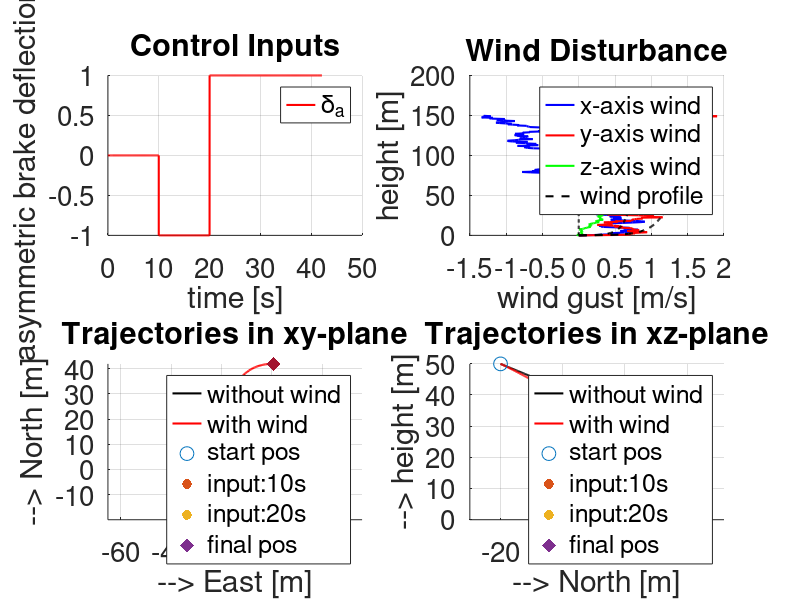

Recreate this plot in MATLAB.
subplot(2,2,1)
times1 = load('data.mat','times').times;
da = load('data.mat','das').das;
hold on
plot(times1, da,'r','linewidth',1.5);
set(gca,'FontSize',20)
xlabel('time [s]')
ylabel('asymmetric brake deflection \delta_{a}')
title('Control Inputs')
legend('\delta_{a}')
grid on


subplot(2,2,2)
hold on
delta_ws = load('data.mat', 'delta_ws').delta_ws;
heights = load('data.mat', 'heights').heights;
wind_profile_hat = load('data.mat', 'wind_profile_hat').wind_profile_hat;
wind_truth = delta_ws + wind_profile_hat;
plot(wind_truth(1,:), heights,'b','linewidth',1.5);
plot(wind_truth(2,:), heights,'r','linewidth',1.5);
plot(wind_truth(3,:), heights,'g','linewidth',1.5);
plot(wind_profile_hat(1,:), heights,'k--','linewidth',1.5);
plot(wind_profile_hat(2,:), heights,'k--','linewidth',1.5);
plot(wind_profile_hat(3,:), heights,'k--','linewidth',1.5);
set(gca,'FontSize',20);
xlabel('wind gust [m/s]') 
ylabel('height [m]') 
legend('x-axis wind', 'y-axis wind', 'z-axis wind', 'wind profile')
title('Wind Disturbance')
grid on


subplot(2,2,3)
hold on
pos1 = load('data.mat', 'pos').pos;
times1 = load('data.mat', 'times').times;
P10_1 = find(times1>10);
p10_1 = P10_1(1);
P20_1 = find(times1>20);
p20_1 = P20_1(1);
plot(pos1(:,2), pos1(:,1),'k','linewidth',1.5);

pos2 = load('data2.mat', 'pos').pos;
times2 = load('data2.mat', 'times').times;
P10_2 = find(times2>10);
p10_2 = P10_2(1);
P20_2 = find(times2>20);
p20_2 = P20_2(1);
plot(pos2(:,2), pos2(:,1),'r','linewidth',1.5);

scatter(pos1(1,2), pos1(1,1), 100,'black')
scatter(pos1(p10_1,2), pos1(p10_1,1), 50,'blue','filled')
scatter(pos1(p20_1,2), pos1(p20_1,1), 50,'green','filled')
scatter(pos1(end,2), pos1(end,1), 100,'black','d','filled')
scatter(pos2(p10_2,2), pos2(p10_2,1), 50,'blue','filled')
scatter(pos2(p20_2,2), pos2(p20_2,1), 50,'green','filled')
scatter(pos2(end,2), pos2(end,1), 100,'red','d','filled')

set(gca,'FontSize',20)
xlabel('--> East [m]')
ylabel('--> North [m]')
title('Trajectories in xy-plane')
legend('without wind', 'with wind','start pos','input:10s','input:20s','final pos')
grid on
axis equal

subplot(2,2,4)
hold on

plot(pos1(:,1), -pos1(:,3),'k','linewidth',1.5);
plot(pos2(:,1), -pos2(:,3),'r','linewidth',1.5);

scatter(pos1(1,1), -pos1(1,3), 100,'black')
scatter(pos1(p10_1,1), -pos1(p10_1,3), 50,'blue','filled')
scatter(pos1(p20_1,1), -pos1(p20_1,3), 50,'green','filled')
scatter(pos1(end,1), -pos1(end,3), 100,'black','d','filled')
scatter(pos2(p10_2,1), -pos2(p10_2,3), 50,'blue','filled')
scatter(pos2(p20_2,1), -pos2(p20_2,3), 50,'green','filled')
scatter(pos2(end,1), -pos2(end,3), 100,'red','d','filled')

set(gca,'FontSize',20)
xlabel('--> North [m]')
ylabel('--> height [m]')
title('Trajectories in xz-plane')
legend('without wind', 'with wind','start pos','input:10s','input:20s','final pos')
grid on
axis equal
